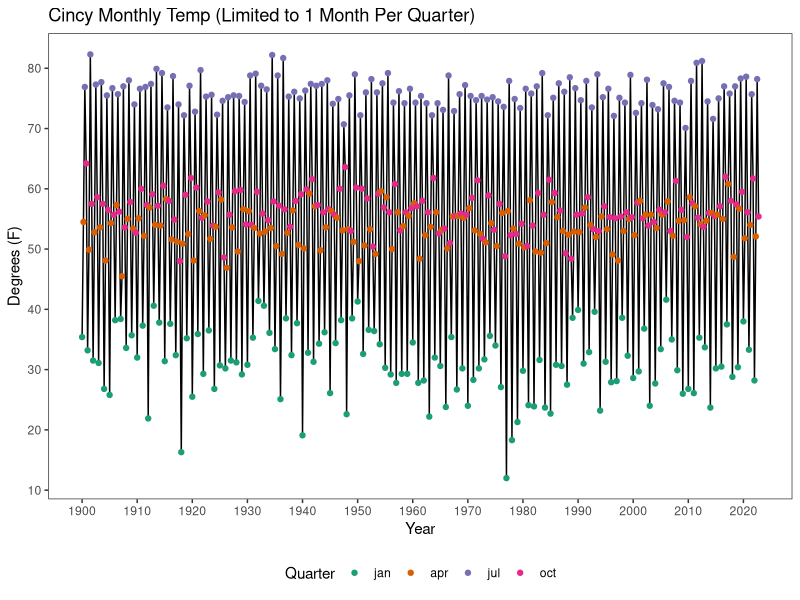

Write R code to recreate this figure. (Note: this script raises an error after producing the figure.)


# * Cincy Weather Plot ----------------------------------------------------

cincy_weather = readr::read_csv('data/cincy_monthly_weather.csv')

cincy_long = cincy_weather |> 
  tidyr::pivot_longer(cols = 2:13, names_to = 'month', values_to = 'temp') |> 
  dplyr::mutate(
    date = lubridate::ymd( paste(year, month, '01', sep = '-') ),
    month = factor(month, levels = tolower( month.abb) )
    )

monthly_plot = 
  cincy_long |> 
  dplyr::filter(month %in% c('jan', 'apr','jul', 'oct')) |> 
  ggplot2::ggplot(ggplot2::aes(x = date, y = temp)) +
  ggplot2::geom_line() +
  ggplot2::geom_point(size = 1.5, ggplot2::aes(color = month)) +
  ggplot2::scale_x_date(breaks = scales::pretty_breaks(n = 20)) +
  ggplot2::scale_y_continuous(breaks = scales::pretty_breaks(n = 6)) +
  ggplot2::scale_color_brewer(palette = 'Dark2') +
  ggplot2::labs(x = 'Year', y = 'Degrees (F)', title = 'Cincy Monthly Temp (Limited to 1 Month Per Quarter)', color = 'Quarter') +
  ggplot2::theme_bw() +
  ggplot2::theme(panel.grid = ggplot2::element_blank(), legend.position = 'bottom') +
  ggplot2::guides(colour = ggplot2::guide_legend(nrow = 1)) 

ggplot2::ggsave(filename = 'figures/cincy_monthly_weather.png', plot = monthly_plot,
                width = 8.5, height = 4)

annual_plot = 
  cincy_long |> 
  ggplot2::ggplot(ggplot2::aes(x = year, y = annual)) +
  ggplot2::geom_line() +
  ggplot2::geom_point(size = 1.5) +
  ggplot2::scale_x_continuous(breaks = scales::pretty_breaks(n = 10)) +
  ggplot2::scale_y_continuous(breaks = scales::pretty_breaks(n = 6)) +
  ggplot2::labs(x = 'Year', y = 'Degrees (F)', title = 'Cincy Annual Temp') +
  ggplot2::theme_bw() +
  ggplot2::theme(panel.grid = ggplot2::element_blank()) +
  ggplot2::geom_smooth(method = "lm", se = FALSE)

ggplot2::ggsave(filename = 'figures/cincy_annual_weather.png', plot = annual_plot,
                width = 8.5, height = 4)


ggpubr::ggarrange(monthly_plot, annual_plot, nrow = 2)
